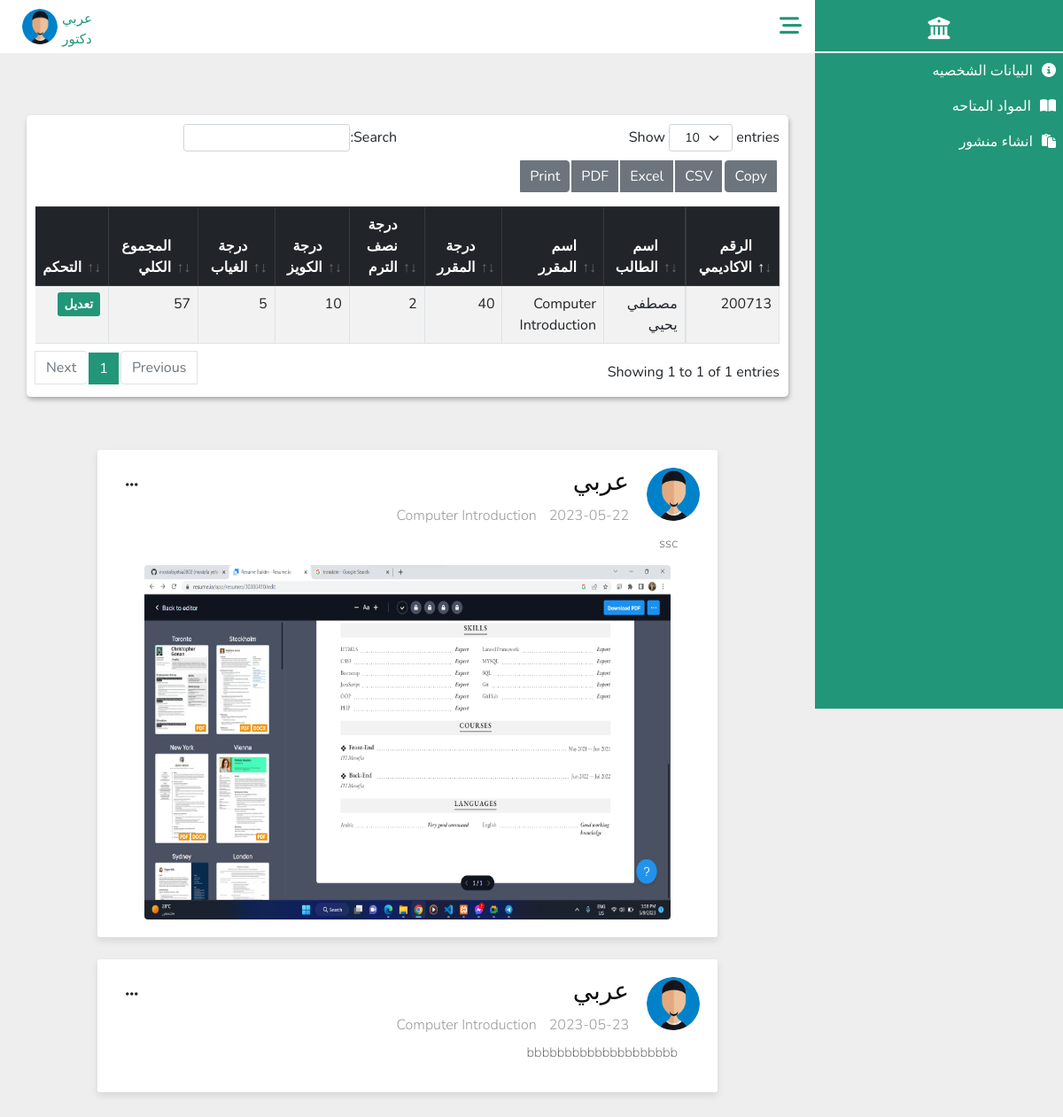
The app's page /Doctors/subject_setting.php?subject_name=Computer Introduction (signed in) with its own data.
### tables this page shows
CREATE TABLE `doctor` (
  `Doctor_ID` bigint(30) NOT NULL,
  `Password` varchar(100) NOT NULL,
  `Image` varchar(100) NOT NULL DEFAULT 'profile.jpg',
  `Full_Name` varchar(100) DEFAULT NULL,
  `Job` varchar(100) NOT NULL DEFAULT 'دكتور',
  `Gender` varchar(100) DEFAULT NULL,
  `Nationality` varchar(100) DEFAULT 'مصري',
  `Religion` varchar(100) DEFAULT NULL,
  `Date_Birth` date DEFAULT NULL,
  `Address` varchar(100) DEFAULT NULL,
  `Phone_Number` varchar(30) DEFAULT NULL,
  `Degree` varchar(100) DEFAULT NULL,
  `University` varchar(100) DEFAULT 'المنوفيه',
  `Faculty` varchar(100) DEFAULT 'الحاسبات والمعلومات',
  `Department` varchar(100) DEFAULT NULL,
  `Email_Address` varchar(100) NOT NULL
);

CREATE TABLE `subject_marks` (
  `ID` int(11) NOT NULL,
  `Student_ID` int(11) NOT NULL,
  `Subject_Name` varchar(100) NOT NULL,
  `Subject_Marks` double DEFAULT NULL,
  `Subject_Midterm` double DEFAULT NULL,
  `Subject_Quiz` double DEFAULT NULL,
  `Subject_Attendance` double DEFAULT NULL,
  `Total_Marks` double DEFAULT NULL
);

CREATE TABLE `student` (
  `St_ID` int(30) NOT NULL,
  `Password` varchar(100) NOT NULL,
  `Image` varchar(100) NOT NULL DEFAULT 'profile.jpg',
  `Full_Name` varchar(100) DEFAULT NULL,
  `Gender` varchar(100) DEFAULT NULL,
  `Nationality` varchar(100) DEFAULT 'مصري',
  `Religion` varchar(100) DEFAULT NULL,
  `Address` varchar(100) DEFAULT NULL,
  `Date_Birth` date DEFAULT NULL,
  `National_ID` varchar(30) DEFAULT NULL,
  `Phone_Number` varchar(30) DEFAULT NULL,
  `Academic_Email` varchar(100) DEFAULT NULL,
  `School` varchar(100) DEFAULT NULL,
  `Qualification` varchar(100) DEFAULT 'ثانوي عام',
  `Total_Degree` double DEFAULT NULL,
  `Average` float DEFAULT NULL,
  `Date_Coordination` date DEFAULT NULL,
  `Number_Coordination` varchar(100) DEFAULT NULL,
  `Faculty` varchar(100) DEFAULT 'الحاسبات والمعلومات',
  `University` varchar(100) DEFAULT 'المنوفيه',
  `Department` varchar(100) DEFAULT 'عام',
  `Joining_Date` date DEFAULT NULL,
  `Job` varchar(100) NOT NULL DEFAULT 'طالب'
);

CREATE TABLE `create_post` (
  `id` int(11) NOT NULL,
  `Doctor_ID` bigint(100) NOT NULL,
  `Subject_Name` varchar(100) NOT NULL,
  `Content` varchar(500) NOT NULL,
  `Pdf` varchar(100) DEFAULT NULL,
  `Img` varchar(100) DEFAULT NULL,
  `Date` date DEFAULT current_timestamp()
);

### Doctors/subject_setting.php (the view, shortened to what this page needs)
<?php
include_once("../DataBase/database.php");
$subject_name = $_GET['subject_name'];
$subject_marks = $con->query("SELECT t1.Full_Name,
t2.Student_ID,
t2.Subject_Name,
t2.Subject_Marks,
t2.Subject_Midterm,
t2.Subject_Quiz,
t2.Subject_Attendance,
t2.Total_Marks
FROM
`student` t1
 INNER JOIN
 `subject_marks` t2
 on t1.St_ID=t2.Student_ID
 WHERE t2.Subject_Name='$subject_name'
");
$subject_marks = $subject_marks->fetchAll(PDO::FETCH_ASSOC);
$allPosts = $con->query("SELECT * FROM `create_post` INNER JOIN `doctor` ON create_post.Doctor_ID=doctor.Doctor_ID  AND create_post.Subject_Name='$subject_name'");
$allPosts = $allPosts->fetchAll(PDO::FETCH_ASSOC);
?>
<!DOCTYPE html>
<html lang="ar">
<head>
  <link rel="stylesheet" href="../CssComponent/bootstrap.min.css">
  <link rel="stylesheet" href="../CssComponent/datatables.min.css">
  <link rel="stylesheet" href="../CssComponent/all.min.css">
  <link rel="stylesheet" href="../CssComponent/subject.css">
  <link rel="stylesheet" href="../CssComponent/AddData.css">
  <link rel="stylesheet" href="../CssComponent/Table.css">
  <link rel="stylesheet" href="../CssCOmponent/Dashboard.css">
</head>
<body>
  <?php include_once("../Components/Dashboard.php") ?>
  <section class="section">
    <?php include_once("../Components/NavBar.php"); ?>
    <ul class="department-navbar">
      <li>
      </li>
    </ul>
    <div class="container">
      <div class="row">
        <div class="col-12">
          <div class="data_table">
            <table id="example" class="table table-striped table-bordered">
              <thead class="table-dark">
                <tr>
                  <th>الرقم الاكاديمي</th>
                  <th>اسم الطالب</th>
                  <th>اسم المقرر</th>
                  <th>درجة المقرر</th>
                  <th>درجة نصف الترم</th>
                  <th>درجة الكويز</th>
                  <th>درجة الغياب</th>
                  <th> المجموع الكلي</th>
                  <th> التحكم</th>
                </tr>
              </thead>
              <tbody class="table-content">
                <?php foreach ($subject_marks as $data) { ?>
                  <tr>
                    <td><?php echo $data['Student_ID'] ?></td>
                    <td><?php echo $data['Full_Name'] ?></td>
                    <td><?php echo $data['Subject_Name'] ?></td>
                    <td><?php echo $data['Subject_Marks'] ?></td>
                    <td><?php echo $data['Subject_Midterm'] ?></td>
                    <td><?php echo $data['Subject_Quiz'] ?></td>
                    <td><?php echo $data['Subject_Attendance'] ?></td>
                    <td><?php echo $data['Total_Marks'] ?></td>
                    <td>
                      <button><a href="Add_Marks.php?id=<?php echo $data['Student_ID'] ?>&subject=<?php echo $data['Subject_Name'] ?>" class="update">تعديل</a></button>
                    </td>
                  </tr>
                <?php } ?>
              </tbody>
            </table>
          </div>
        </div>
      </div>
    </div>
    <div class="container">
      <div class="posts">
        <?php foreach ($allPosts as $post) { ?>
          <div class="post">
            <div class="head">
              <div class="profile">
                <img src="images/<?= $post['Image'] ?>" alt="">
              </div>
              <div class="content">
                <h3><?= $post['Full_Name'] ?> </h3>
                <div class="descrption">
                  <span><?= $post['Date'] ?></span>
                  <span><?= $post['Subject_Name'] ?></span>
                </div>
              </div>
              <div class="control"><i class="fa-solid fa-ellipsis"></i></div>
            </div>
            <p><?= $post['Content'] ?></p>
            <?php
            if (!empty($post['Img'])) { ?>
              <div class="image">
                <img src="Posts/<?= $post['Img'] ?>" alt="">
              </div>
            <?php }
            ?>
          </div>
        <?php } ?>
      </div>
    </div>
  </section>
</body>
</html>

### Components/NavBar.php (shortened to what this page needs)
<?php
include_once("../DataBase/database.php");
if ($con) {
   if (isset($_SESSION['admin_id'])) {
      $admin_id = $_SESSION['admin_id'];
      $q = $con->query("SELECT * FROM `admin` WHERE Ad_ID='$admin_id'");
      $d = $q->fetch(PDO::FETCH_ASSOC);
      $imgPath = "../Admins/images/";
      $profile = "../Admins/Admin_Info.php";
   } elseif (isset($_SESSION['doctor_id'])) {
      $doctor_id = $_SESSION['doctor_id'];
      $q = $con->query("SELECT * FROM `doctor` WHERE Doctor_ID='$doctor_id'");
      $d = $q->fetch(PDO::FETCH_ASSOC);
      $imgPath = "../Doctors/images/";
   } elseif (isset($_SESSION['student_id'])) {
      $student_id = $_SESSION['student_id'];
      $q = $con->query("SELECT * FROM `student` WHERE St_ID='$student_id'");
      $d = $q->fetch(PDO::FETCH_ASSOC);
      $imgPath = "../Students/images/";
      $profile = "../Students/Student_info.php";
   }
   $full_name = $d['Full_Name'];
   $job = $d['Job'];
   $img = $imgPath . $d['Image'];
}
?>
<div class="nav-bar1">
    <div class="icon">
        <i class="fa-solid fa-bars-staggered"></i>
    </div>
    <div class="profile">
        <div class="user">
            <p class="username"><?php echo  $full_name ?></p>
            <p class="job"><?php echo $job ?></p>
        </div>
        <div class="img">
            <img src=<?php echo $img ?> alt="error" height="30px" width="30px">
        </div>
    </div>
</div>

### CssComponent/AddData.css (style rules this page uses)
.container { width: 100%; padding: 30px; }

### CssComponent/Table.css (style rules this page uses)
.data_table { background: #fff; padding: 10px; box-shadow: 1px 3px 5px #aaa; border-radius: 5px; }
.table-content td button { margin: 1px; font-size: 14px; font-weight: bold; outline: none; border: none; }
.table-content td a { color: #fff; padding: 4px 8px; border-radius: 3px; text-decoration: none; }
.table-content td a.update { background-color:var(--main-color); }
.data_table { overflow: auto; }

### CssComponent/Dashboard.css (style rules this page uses)
:root { --main-color: #229678; --red-color: #e74c3c; --orangen-color: #f39c12; --white-color: #fff; --black-color: #2c3e50; --ligth-color: #888; --ligth-background: #eee; --main-border: 1pxsolid rgba(0, 0, 0, 0.2); --main-trantision: 0.2s linear; --linear: #229678; }
* { font-family: "Nunito", sans-serif; margin: 0; padding: 0; box-sizing: border-box; outline: none; border: none; text-decoration: none; direction: rtl !important; }
a { text-decoration: none; }
body { background-color: var(--ligth-background) !important; }
.nav-bar1 { height: 60px; width: 100%; background-color: white; display: flex; justify-content: space-between; z-index: 1000; text-align: center; position: sticky; top: 0; left: 0; }
.nav-bar1 .profile, .nav-bar1 .icon { height: 100%; padding: 10px 15px; }
.nav-bar1 .icon { line-height: 40px; font-size: 25px; cursor: pointer; }
.nav-bar1 .icon i { cursor: pointer; color: var(--main-color); }
.nav-bar1 .profile { display: inline-flex; margin-left: 10px; }
.nav-bar1 .profile .user { margin-left: 5px; }
.nav-bar1 .profile .user p { color: var(--main-color); margin: 0 !important; font-size: 15px; }
.img > img { height: 100%; width: 100%; border-radius: 50%; }
.section { padding-right: 280px; }

### Doctors/subject_setting.php (style rules this page uses)
.posts { display: flex; flex-direction: column; gap: 25px; max-width: 700px; margin: auto; }
.posts .post { background: #fff; box-shadow: 0 4px 8px rgba(0, 0, 0, .1); border-radius: 3px; padding: 20px; }
.posts .post .head { display: flex; position: relative; }
.posts .post .head .profile { width: 60px; height: 60px; overflow: hidden; margin-left: 20px; }
.posts .post .head .profile img { width: 100%; height: 100%; border-radius: 50%; object-fit: cover; }
.posts .post .head .content h3 { font-weight: 400; color: #0e0e0e; }
.posts .post .head .content .descrption span { margin-left: 10px; color: #999; font-weight: 300; }
.posts .post .head .control { position: absolute; left: 12px; top: 8px; z-index: 22; }
.posts .post .head .control i { cursor: pointer; }
.posts .post p { margin: 8px 25px 14px; font-size: 15px; font-weight: 200; color: #4d4b4b; }
.posts .post .image { overflow: hidden; border-radius: 4px; width: 90%; height: 400px; margin: auto; }
.posts .post .image img { width: 100%; height: 100%; object-fit: fill; object-position: top; }

### records on screen
doctor: Full_Name "عربي", Job "دكتور", Image (placeholder picture)
subject_marks: Student_ID "200713", Student_ID.Full_Name "مصطفي يحيي", Subject_Name "Computer Introduction", Subject_Marks "40", Subject_Midterm "2", Subject_Quiz "10", Subject_Attendance "5", Total_Marks "57"
create_post: Doctor_ID.Image (placeholder picture), Doctor_ID.Full_Name "عربي", Date "2023-05-22", Subject_Name "Computer Introduction", Content "ssc", Img (picture)
create_post: Doctor_ID.Image (placeholder picture), Doctor_ID.Full_Name "عربي", Date "2023-05-23", Subject_Name "Computer Introduction", Content "bbbbbbbbbbbbbbbbbbbb"
